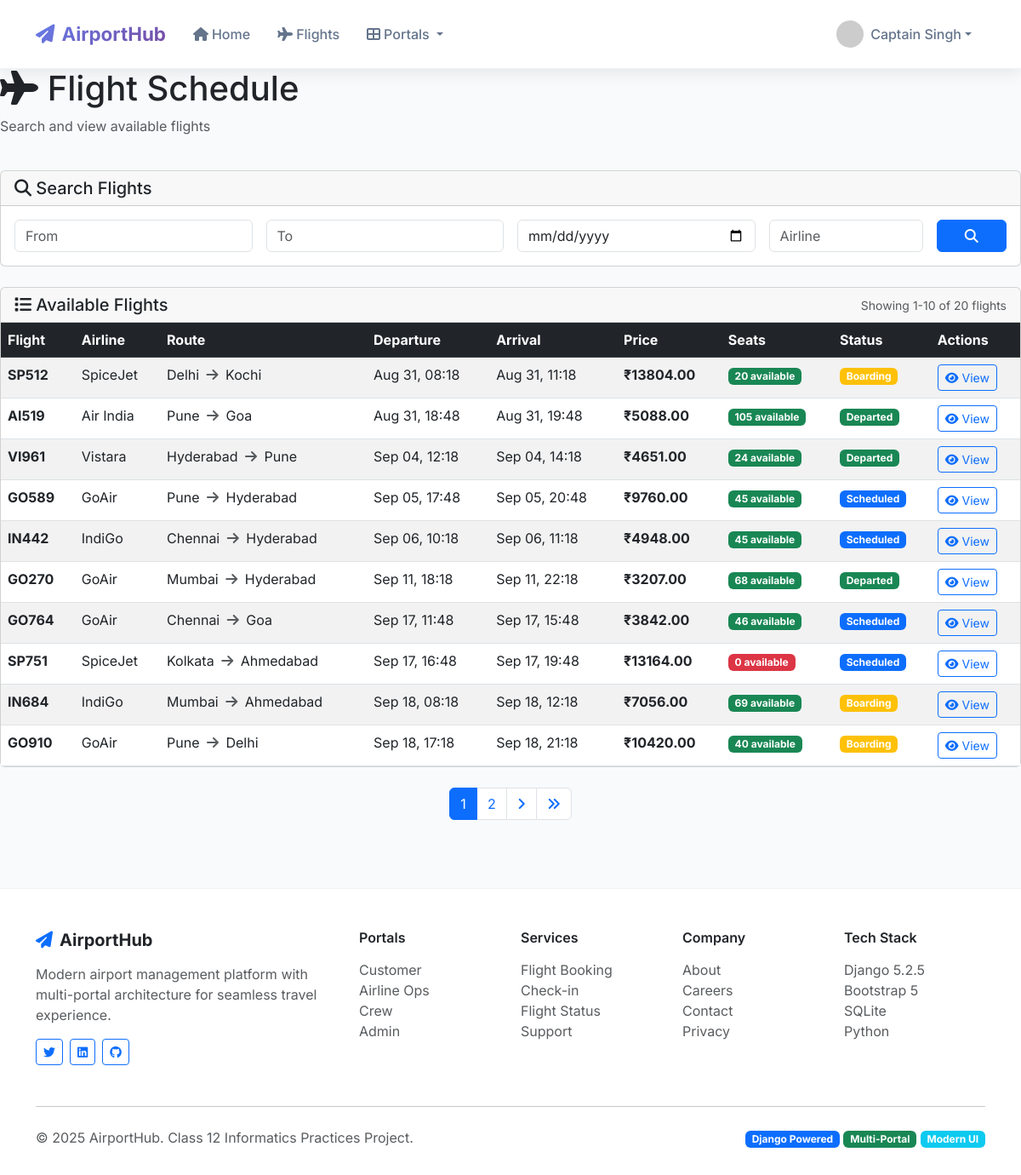
/flights/ (signed in), run on the app's committed database.
### core/models.py (models this page shows, shortened)
class Flight(models.Model):
    FLIGHT_STATUS_CHOICES = [
        ('scheduled', 'Scheduled'),
        ('boarding', 'Boarding'),
        ('departed', 'Departed'),
        ('arrived', 'Arrived'),
        ('delayed', 'Delayed'),
        ('cancelled', 'Cancelled'),
    ]
    flight_number = models.CharField(max_length=10, unique=True)
    airline = models.CharField(max_length=100)
    aircraft = models.ForeignKey(Aircraft, on_delete=models.CASCADE, null=True, blank=True)
    departure_city = models.CharField(max_length=100)
    arrival_city = models.CharField(max_length=100)
    departure_airport = models.CharField(max_length=10, default='UNK')  # IATA code
    arrival_airport = models.CharField(max_length=10, default='UNK')    # IATA code
    departure_time = models.DateTimeField()
    arrival_time = models.DateTimeField()
    actual_departure = models.DateTimeField(null=True, blank=True)
    actual_arrival = models.DateTimeField(null=True, blank=True)
    aircraft_type = models.CharField(max_length=50)
    total_seats = models.PositiveIntegerField()
    available_seats = models.PositiveIntegerField()
    business_price = models.DecimalField(max_digits=10, decimal_places=2, default=0)
    economy_price = models.DecimalField(max_digits=10, decimal_places=2, default=0)
    price = models.DecimalField(max_digits=10, decimal_places=2)  # Backward compatibility
    status = models.CharField(max_length=20, choices=FLIGHT_STATUS_CHOICES, default='scheduled')
    gate = models.ForeignKey(Gate, on_delete=models.SET_NULL, null=True, blank=True)
    gate_number = models.CharField(max_length=10, blank=True, null=True)
    boarding_time = models.DateTimeField(null=True, blank=True)
    check_in_opens = models.DateTimeField(null=True, blank=True)
    weather_conditions = models.CharField(max_length=100, blank=True)
    delay_reason = models.TextField(blank=True)
    created_at = models.DateTimeField(auto_now_add=True)
    updated_at = models.DateTimeField(auto_now=True)
    class Meta:
        ordering = ['departure_time']

### core/views.py (the view)
# urls.py: path('flights/', views.flight_list, name='flight_list'),
def flight_list(request):
    form = FlightSearchForm(request.GET)
    flights = Flight.objects.filter(departure_time__gte=timezone.now()).order_by('departure_time')
    if form.is_valid():
        if form.cleaned_data['departure_city']:
            flights = flights.filter(departure_city__icontains=form.cleaned_data['departure_city'])
        if form.cleaned_data['arrival_city']:
            flights = flights.filter(arrival_city__icontains=form.cleaned_data['arrival_city'])
        if form.cleaned_data['departure_date']:
            flights = flights.filter(departure_time__date=form.cleaned_data['departure_date'])
        if form.cleaned_data['airline']:
            flights = flights.filter(airline__icontains=form.cleaned_data['airline'])
    paginator = Paginator(flights, 10)
    page_number = request.GET.get('page')
    page_obj = paginator.get_page(page_number)
    context = {
        'form': form,
        'page_obj': page_obj,
        'flights': page_obj,
    }
    return render(request, 'core/flight_list.html', context)

### templates/core/flight_list.html (shortened to what this page needs)
{% extends 'base.html' %}
{% block content %}
<div class="row mb-4">
    <div class="col-12">
        <h1>
            <i class="fas fa-plane"></i> Flight Schedule
        </h1>
        <p class="text-muted">Search and view available flights</p>
    </div>
</div>
<div class="row mb-4">
    <div class="col-12">
        <div class="card">
            <div class="card-header">
                <h5 class="card-title mb-0">
                    <i class="fas fa-search"></i> Search Flights
                </h5>
            </div>
            <div class="card-body">
                <form method="get" class="row g-3">
                    <div class="col-md-3">
                        {{ form.departure_city }}
                    </div>
                    <div class="col-md-3">
                        {{ form.arrival_city }}
                    </div>
                    <div class="col-md-3">
                        {{ form.departure_date }}
                    </div>
                    <div class="col-md-2">
                        {{ form.airline }}
                    </div>
                    <div class="col-md-1">
                        <button type="submit" class="btn btn-primary w-100">
                            <i class="fas fa-search"></i>
                        </button>
                    </div>
                </form>
            </div>
        </div>
    </div>
</div>
<div class="row">
    <div class="col-12">
        {% if flights %}
            <div class="card">
                <div class="card-header d-flex justify-content-between align-items-center">
                    <h5 class="card-title mb-0">
                        <i class="fas fa-list"></i> Available Flights
                    </h5>
                    <small class="text-muted">
                        Showing {{ page_obj.start_index }}-{{ page_obj.end_index }} of {{ page_obj.paginator.count }} flights
                    </small>
                </div>
                <div class="card-body p-0">
                    <div class="table-responsive">
                        <table class="table table-striped table-hover mb-0">
                            <thead class="table-dark">
                                <tr>
                                    <th>Flight</th>
                                    <th>Airline</th>
                                    <th>Route</th>
                                    <th>Departure</th>
                                    <th>Arrival</th>
                                    <th>Price</th>
                                    <th>Seats</th>
                                    <th>Status</th>
                                    <th>Actions</th>
                                </tr>
                            </thead>
                            <tbody>
                                {% for flight in flights %}
                                <tr>
                                    <td>
                                        <strong>{{ flight.flight_number }}</strong>
                                    </td>
                                    <td>{{ flight.airline }}</td>
                                    <td>
                                        {{ flight.departure_city }}
                                        <i class="fas fa-arrow-right text-muted mx-1"></i>
                                        {{ flight.arrival_city }}
                                    </td>
                                    <td>
                                        {{ flight.departure_time|date:"M d, H:i" }}
                                    </td>
                                    <td>
                                        {{ flight.arrival_time|date:"M d, H:i" }}
                                    </td>
                                    <td>
                                        <strong>₹{{ flight.price }}</strong>
                                    </td>
                                    <td>
                                        <span class="badge bg-{% if flight.available_seats > 10 %}success{% elif flight.available_seats > 0 %}warning{% else %}danger{% endif %}">
                                            {{ flight.available_seats }} available
                                        </span>
                                    </td>
                                    <td>
                                        <span class="badge bg-{% if flight.status == 'scheduled' %}primary{% elif flight.status == 'boarding' %}warning{% elif flight.status == 'departed' %}success{% elif flight.status == 'arrived' %}info{% elif flight.status == 'delayed' %}warning{% else %}danger{% endif %}">
                                            {{ flight.get_status_display }}
                                        </span>
                                    </td>
                                    <td>
                                        <a href="{% url 'flight_detail' flight.id %}" class="btn btn-sm btn-outline-primary">
                                            <i class="fas fa-eye"></i> View
                                        </a>
                                    </td>
                                </tr>
                                {% endfor %}
                            </tbody>
                        </table>
                    </div>
                </div>
            </div>
            {% if page_obj.has_other_pages %}
            <nav aria-label="Flight pagination" class="mt-4">
                <ul class="pagination justify-content-center">
                    {% for num in page_obj.paginator.page_range %}
                        {% if page_obj.number == num %}
                            <li class="page-item active">
                                <span class="page-link">{{ num }}</span>
                            </li>
                        {% elif num > page_obj.number|add:'-3' and num < page_obj.number|add:'3' %}
                            <li class="page-item">
                                <a class="page-link" href="?page={{ num }}">{{ num }}</a>
                            </li>
                        {% endif %}
                    {% endfor %}
                    {% if page_obj.has_next %}
                        <li class="page-item">
                            <a class="page-link" href="?page={{ page_obj.next_page_number }}">
                                <i class="fas fa-angle-right"></i>
                            </a>
                        </li>
                        <li class="page-item">
                            <a class="page-link" href="?page={{ page_obj.paginator.num_pages }}">
                                <i class="fas fa-angle-double-right"></i>
                            </a>
                        </li>
                    {% endif %}
                </ul>
            </nav>
            {% endif %}
        {% else %}
            <div class="alert alert-info">
                <i class="fas fa-info-circle"></i>
                No flights found matching your search criteria.
            </div>
        {% endif %}
    </div>
</div>
{% endblock %}

### templates/base.html (shortened to what this page needs)
<!DOCTYPE html>
<html lang="en">
<head>
    <link href="https://cdn.jsdelivr.net/npm/bootstrap@5.3.0/dist/css/bootstrap.min.css" rel="stylesheet">
    <link href="https://cdnjs.cloudflare.com/ajax/libs/font-awesome/6.4.0/css/all.min.css" rel="stylesheet">
</head>
<body>
    <nav class="navbar navbar-expand-lg navbar-modern fixed-top">
        <div class="container">
            <a class="navbar-brand" href="{% url 'home' %}">
                <i class="fas fa-paper-plane me-2"></i>AirportHub
            </a>
            <div class="collapse navbar-collapse" id="navbarNav">
                <ul class="navbar-nav me-auto">
                    <li class="nav-item">
                        <a class="nav-link" href="{% url 'home' %}">
                            <i class="fas fa-home me-1"></i>Home
                        </a>
                    </li>
                    <li class="nav-item">
                        <a class="nav-link" href="{% url 'flight_list' %}">
                            <i class="fas fa-plane me-1"></i>Flights
                        </a>
                    </li>
                    <li class="nav-item dropdown portal-dropdown">
                        <a class="nav-link dropdown-toggle" href="#" id="portalDropdown" role="button" data-bs-toggle="dropdown">
                            <i class="fas fa-th-large me-1"></i>Portals
                        </a>
                    </li>
                </ul>
                <ul class="navbar-nav">
                    {% if user.is_authenticated %}
                        <li class="nav-item dropdown">
                            <a class="nav-link dropdown-toggle d-flex align-items-center" href="#" id="userDropdown" role="button" data-bs-toggle="dropdown">
                                <img src="https://ui-avatars.com/api/?name={{ user.get_full_name|default:user.username }}&background=667eea&color=ffffff&size=32"
                                     class="user-avatar" alt="Profile">
                                <span>{{ user.get_full_name|default:user.username }}</span>
                            </a>
                        </li>
                    {% endif %}
                </ul>
            </div>
        </div>
    </nav>
    <div style="margin-top: 80px;">
        <main>
            {% block content %}
            {% endblock %}
        </main>
    </div>
    <footer class="footer-modern">
        <div class="container">
            <div class="row">
                <div class="col-md-4 mb-4">
                    <h5 class="fw-bold mb-3">
                        <i class="fas fa-paper-plane me-2 text-primary"></i>AirportHub
                    </h5>
                    <p class="text-muted">Modern airport management platform with multi-portal architecture for seamless travel experience.</p>
                    <div class="d-flex gap-2">
                        <a href="#" class="btn btn-outline-primary btn-sm">
                            <i class="fab fa-twitter"></i>
                        </a>
                        <a href="#" class="btn btn-outline-primary btn-sm">
                            <i class="fab fa-linkedin"></i>
                        </a>
                        <a href="#" class="btn btn-outline-primary btn-sm">
                            <i class="fab fa-github"></i>
                        </a>
                    </div>
                </div>
                <div class="col-md-2 mb-4">
                    <h6 class="fw-semibold mb-3">Portals</h6>
                    <ul class="list-unstyled">
                        <li><a href="/customer/" class="text-muted text-decoration-none">Customer</a></li>
                        <li><a href="/airline/" class="text-muted text-decoration-none">Airline Ops</a></li>
                        <li><a href="/crew/" class="text-muted text-decoration-none">Crew</a></li>
                        <li><a href="/admin-portal/" class="text-muted text-decoration-none">Admin</a></li>
                    </ul>
                </div>
                <div class="col-md-2 mb-4">
                    <h6 class="fw-semibold mb-3">Services</h6>
                    <ul class="list-unstyled">
                        <li><a href="#" class="text-muted text-decoration-none">Flight Booking</a></li>
                        <li><a href="#" class="text-muted text-decoration-none">Check-in</a></li>
                        <li><a href="#" class="text-muted text-decoration-none">Flight Status</a></li>
                        <li><a href="#" class="text-muted text-decoration-none">Support</a></li>
                    </ul>
                </div>
                <div class="col-md-2 mb-4">
                    <h6 class="fw-semibold mb-3">Company</h6>
                    <ul class="list-unstyled">
                        <li><a href="#" class="text-muted text-decoration-none">About</a></li>
                        <li><a href="#" class="text-muted text-decoration-none">Careers</a></li>
                        <li><a href="#" class="text-muted text-decoration-none">Contact</a></li>
                        <li><a href="#" class="text-muted text-decoration-none">Privacy</a></li>
                    </ul>
                </div>
                <div class="col-md-2 mb-4">
                    <h6 class="fw-semibold mb-3">Tech Stack</h6>
                    <ul class="list-unstyled">
                        <li><span class="text-muted">Django 5.2.5</span></li>
                        <li><span class="text-muted">Bootstrap 5</span></li>
                        <li><span class="text-muted">SQLite</span></li>
                        <li><span class="text-muted">Python</span></li>
                    </ul>
                </div>
            </div>
            <hr class="my-4">
            <div class="row align-items-center">
                <div class="col-md-6">
                    <p class="text-muted mb-0">&copy; 2025 AirportHub. Class 12 Informatics Practices Project.</p>
                </div>
                <div class="col-md-6 text-md-end">
                    <span class="badge bg-primary">Django Powered</span>
                    <span class="badge bg-success">Multi-Portal</span>
                    <span class="badge bg-info">Modern UI</span>
                </div>
            </div>
        </div>
    </footer>
</body>
</html>

### data on the page
Flight: flight_number "SP512", airline "SpiceJet", departure_city "Delhi", arrival_city "Kochi", departure_time "Aug 31, 08:18", arrival_time "Aug 31, 11:18", price "13804.00", available_seats "20", status "Boarding"
Flight: flight_number "AI519", airline "Air India", departure_city "Pune", arrival_city "Goa", departure_time "Aug 31, 18:48", arrival_time "Aug 31, 19:48", price "5088.00", available_seats "105", status "Departed"
Flight: flight_number "VI961", airline "Vistara", departure_city "Hyderabad", arrival_city "Pune", departure_time "Sep 04, 12:18", arrival_time "Sep 04, 14:18", price "4651.00", available_seats "24", status "Departed"
Flight: flight_number "GO589", airline "GoAir", departure_city "Pune", arrival_city "Hyderabad", departure_time "Sep 05, 17:48", arrival_time "Sep 05, 20:48", price "9760.00", available_seats "45", status "Scheduled"
Flight: flight_number "IN442", airline "IndiGo", departure_city "Chennai", arrival_city "Hyderabad", departure_time "Sep 06, 10:18", arrival_time "Sep 06, 11:18", price "4948.00", available_seats "45", status "Scheduled"
Flight: flight_number "GO270", airline "GoAir", departure_city "Mumbai", arrival_city "Hyderabad", departure_time "Sep 11, 18:18", arrival_time "Sep 11, 22:18", price "3207.00", available_seats "68", status "Departed"
Flight: flight_number "GO764", airline "GoAir", departure_city "Chennai", arrival_city "Goa", departure_time "Sep 17, 11:48", arrival_time "Sep 17, 15:48", price "3842.00", available_seats "46", status "Scheduled"
Flight: flight_number "SP751", airline "SpiceJet", departure_city "Kolkata", arrival_city "Ahmedabad", departure_time "Sep 17, 16:48", arrival_time "Sep 17, 19:48", price "13164.00", available_seats "0", status "Scheduled"
Flight: flight_number "IN684", airline "IndiGo", departure_city "Mumbai", arrival_city "Ahmedabad", departure_time "Sep 18, 08:18", arrival_time "Sep 18, 12:18", price "7056.00", available_seats "69", status "Boarding"
Flight: flight_number "GO910", airline "GoAir", departure_city "Pune", arrival_city "Delhi", departure_time "Sep 18, 17:18", arrival_time "Sep 18, 21:18", price "10420.00", available_seats "40", status "Boarding"

### other printed values
{{ user.get_full_name|default:user.username }} "Captain Singh"
{{ page_obj.start_index }} "1"
{{ page_obj.end_index }} "10"
{{ page_obj.paginator.count }} "20"
{{ num }} "1"
{{ num }} "2"
